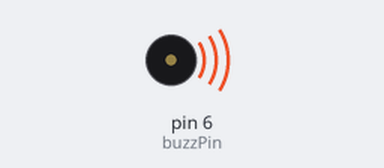
Recording of a sketch running on a simulated Arduino Uno, built with avr-gcc and run on an emulated ATmega328P. Shown: buzzer (waves = sounding).

Above: at 0.5 s.
Timing chart, 0 to 4.6 s (numbered marks = the images above):
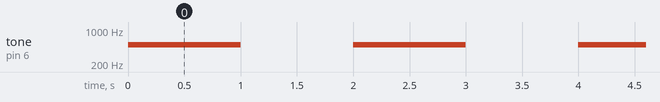

The sketch:

buzz.ino
```cpp
/************************************************
    [ tone ]
    ||||||||||||||_________||||||||||||||______
    <- duration ->
    <------- delay ------->
************************************************/
#define buzzPin     6

void setup() {
}

void loop() {
    tone(buzzPin, 500, 1000);   // tone(pin, freq, duartion)
    delay(2000);
    noTone(buzzPin);            // noTone(pin)
}
```

Measured:
- by itself, tone on pin 6 (buzzPin): alternates 500 Hz for 1.0 s and silent for 1.0 s
